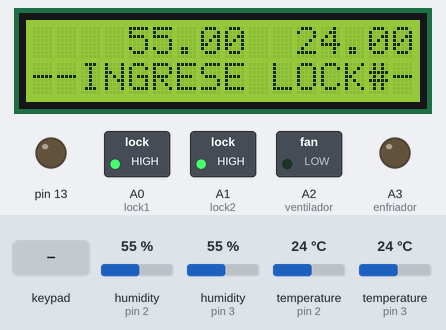
The sketch below on a simulated Arduino Uno, built with avr-gcc and run on an emulated ATmega328P. Parts: 16×2 character LCD, switched loads named in the sketch (green lamp = pin HIGH), output pins drawn as LEDs (lit = HIGH). Inputs (shaded band) come from the test bench; at power-on: humidity (sensors on pin 2, pin 3) 55 %, temperature (sensors on pin 2, pin 3) 24 °C. What the sketch prints to the serial monitor is not drawn.

Above: at 4.3 s.
4.4 s: keypad keys 4 5 4 5 # pressed 0.4 s apart
At 6.8 s:
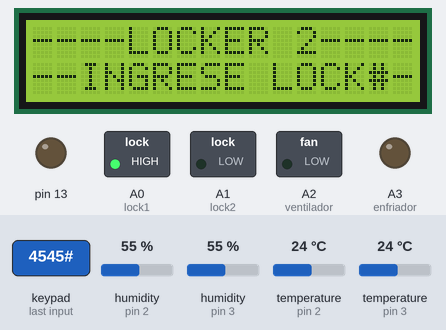
8.5 s: key 'A' pressed
At 8.8 s:
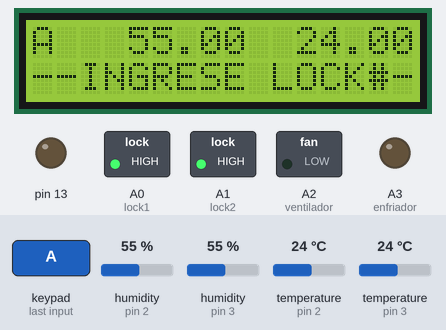
10.0 s: key 'C' pressed
At 11.2 s:
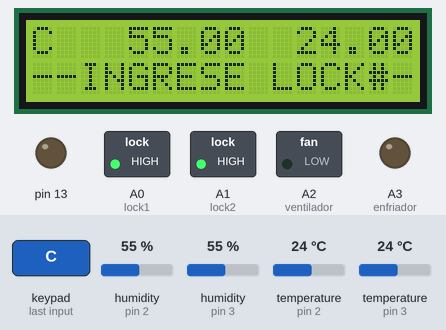
11.5 s: keypad keys 1 2 3 4 # pressed 0.4 s apart
At 14.4 s:
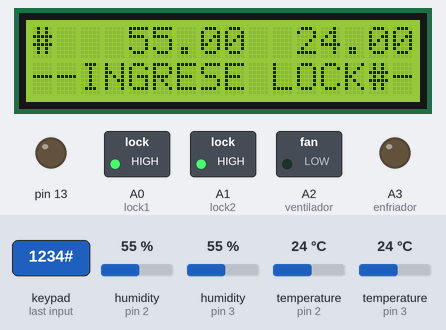
15.0 s: key '*' pressed
At 15.8 s:
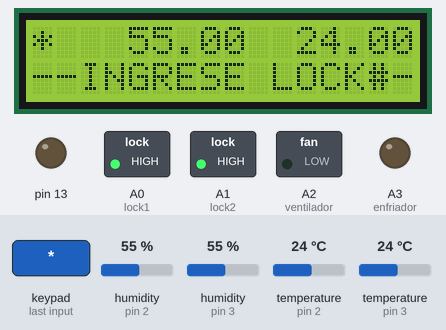
16.5 s: keypad keys 1 2 3 4 D pressed 0.4 s apart
At 16.73 s:
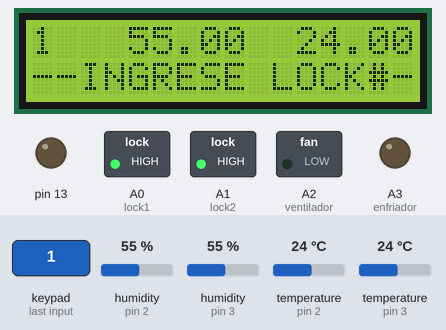
Timing chart, 0 to 19.5 s (numbered marks = the images above; inputs shaded):
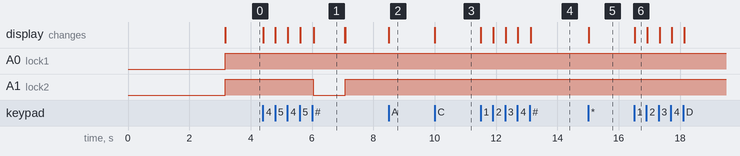

The sketch:

PROYECRTOSO.ino
```cpp
#include <Keypad.h>
#include <Wire.h>
#include <LiquidCrystal_I2C.h>
#include "DHT.h"
#define DHT1_PIN 2
#define DHT2_PIN 3
#define DHTTYPE DHT11
DHT dht1(DHT1_PIN, DHTTYPE);
DHT dht2(DHT2_PIN, DHTTYPE);

const int ROW_NUM = 4; //four rows
const int COLUMN_NUM = 4; //three columns
int lock1=A0;
int lock2=A1;
int ventilador=A2;
int enfriador=A3;
char keys[ROW_NUM][COLUMN_NUM] = {
  {'1', '2', '3', 'A'},
  {'4', '5', '6', 'B'},
  {'7', '8', '9', 'C'},
  {'*', '0', '#', 'D'}
};

byte pin_rows[ROW_NUM] = {11, 10, 9, 8}; //connect to the row pinouts of the keypad
byte pin_column[COLUMN_NUM] = {7, 6, 5, 4}; //connect to the column pinouts of the keypad

Keypad keypad = Keypad( makeKeymap(keys), pin_rows, pin_column, ROW_NUM, COLUMN_NUM );

const String password_1 = "1234"; // change your password here
const String password_2 = "5642"; // change your password here
const String password_3 = "4545"; // change your password here
const String password_4 = "33112323"; // change your password here
String input_password;

LiquidCrystal_I2C lcd(0x27, 16, 2);

void setup(){
pinMode(13, OUTPUT);

  dht1.begin();//for first DHT module
  dht2.begin();//for 2nd DHT module  and do the same for 3rd and 4th etc.


  lcd.begin();
  lcd.backlight();
  Serial.begin(9600);
  while (!Serial);
  Serial.println("ESCANEA EL CODIGO DE BARRA");

  input_password.reserve(32); // maximum input characters is 33, change if needed
    pinMode(lock1, OUTPUT);
    pinMode(lock2, OUTPUT);
    pinMode(ventilador, OUTPUT);
    pinMode(enfriador, OUTPUT);
    digitalWrite(ventilador, LOW);
    digitalWrite(enfriador,LOW);
    lcd.setCursor(0,0);
    lcd.println("INICIANDO.......");
    delay(3000);
    lcd.clear();
    lcd.setCursor(0,1);
   lcd.println("--INGRESE LOCK#-");

}

void loop(){

  Serial.print("Temperature 1: ");
  Serial.print(getTemp("c", 1));// get DHT1 temperature in C
  lcd.setCursor(11,0);
  lcd.print(getTemp("c", 1));
   lcd.setCursor(4,0);
  lcd.println(getTemp("h", 1));
  Serial.print(" *C ");
  Serial.print("Temperature 2: ");
  Serial.print(getTemp("c", 2));// get DHT2 temperature in C
  Serial.print(" *C ");

if (Serial.available())

{

int state = Serial.parseInt();

if (state == 4545)

{
digitalWrite(13, HIGH);
digitalWrite(lock1, LOW);
delay(500);
digitalWrite(lock1, HIGH);
Serial.println("LOCKER 1 ABIERTO");


}

if (state == 1234)

{

digitalWrite(lock2, LOW);
delay(500);
digitalWrite(lock2, HIGH);
Serial.println("LOCKER 2 ABIERTO");

}

}
  char key = keypad.getKey();

   digitalWrite(lock1,HIGH);
   digitalWrite(lock2,HIGH);


  if (key){
   lcd.setCursor(0,0);
   lcd.print(key);
   Serial.println(key);


    if(key == '*')

    {
      input_password = ""; // reset the input password
    }

    else if(key == '#')

    {
      if(input_password == password_1 || input_password == password_2  ) {
        Serial.println("LOCKER 1 ABIERTO");
        digitalWrite(lock1,LOW);
          lcd.setCursor(0,0);
                 lcd.println("----LOCKER 1----");
                 delay(1000);
                 lcd.clear();
                 lcd.setCursor(0,1);
                lcd.println("--INGRESE LOCK#-");
        // DO YOUR WORK HERE
      }

      else if (input_password == password_3 || input_password == password_4)
    {
        lcd.setCursor(0,0);
        Serial.println("LOCKER 2 ABIERTO");
        digitalWrite(lock2,LOW);
        lcd.println("----LOCKER 2----");
        delay(1000);
        lcd.clear();
        lcd.setCursor(0,1);
                lcd.println("--INGRESE LOCK#-");
      }
      else{
        Serial.println("INCORRECTO");
        }

      input_password = ""; // reset the input password
    }
    else
    {
      input_password += key; // append new character to input password string
    }
  }

}

float getTemp(String req, int dhtCount)
{

if(dhtCount ==1){
  // Reading temperature or humidity takes about 250 milliseconds!
  // Sensor readings may also be up to 2 seconds 'old' (its a very slow sensor)
  float h1 = dht1.readHumidity();
  // Read temperature as Celsius (the default)
  float t1 = dht1.readTemperature();
  // Read temperature as Fahrenheit (isFahrenheit = true)
  float f1 = dht1.readTemperature(true);

  // Compute heat index in Fahrenheit (the default)
  float hif1 = dht1.computeHeatIndex(f1, h1);
  // Compute heat index in Celsius (isFahreheit = false)
  float hic1 = dht1.computeHeatIndex(t1, h1, false);

  // Check if any reads failed and exit early (to try again).
  if (isnan(h1) || isnan(t1) || isnan(f1)) {
    Serial.println("Failed to read from DHT sensor!");
    return;
  }


  // Compute heat index in Kelvin
  float k1 = t1 + 273.15;
  if(req =="c"){
    return t1;//return Cilsus
  }else if(req =="f"){
    return f1;// return Fahrenheit
  }else if(req =="h"){
    return h1;// return humidity
  }else if(req =="hif"){
    return hif1;// return heat index in Fahrenheit
  }else if(req =="hic"){
    return hic1;// return heat index in Cilsus
  }else if(req =="k"){
    return k1;// return temprature in Kelvin
  }else{
    return 0.000;// if no reqest found, retun 0.000
  }
}// DHT1 end


if(dhtCount ==2){
    float h1 = dht1.readHumidity();
  // Read temperature as Celsius (the default)
  float t1 = dht1.readTemperature();
  if(t1<=20){
      digitalWrite(enfriador,HIGH);
    }

  // Read temperature as Fahrenheit (isFahrenheit = true)
  float f1 = dht1.readTemperature(true);

  // Reading temperature or humidity takes about 250 milliseconds!
  // Sensor readings may also be up to 2 seconds 'old' (its a very slow sensor)
  float h2 = dht2.readHumidity();
  // Read temperature as Celsius (the default)
  float t2 = dht2.readTemperature();
  // Read temperature as Fahrenheit (isFahrenheit = true)
  float f2 = dht2.readTemperature(true);

  // Compute heat index in Fahrenheit (the default)
  float hif2 = dht2.computeHeatIndex(f1, h1);
  // Compute heat index in Celsius (isFahreheit = false)
  float hic2 = dht2.computeHeatIndex(t2, h2, false);

  // Check if any reads failed and exit early (to try again).
  if (isnan(h2) || isnan(t2) || isnan(f2)) {
    Serial.println("Failed to read from DHT sensor!");
    return;
  }


  // Compute heat index in Kelvin
  float k2 = t2 + 273.15;
  if(req =="c"){
    return t2;//return Cilsus
  }else if(req =="f"){
    return f2;// return Fahrenheit
  }else if(req =="h"){
    return h2;// return humidity
  }else if(req =="hif"){
    return hif2;// return heat index in Fahrenheit
  }else if(req =="hic"){
    return hic2;// return heat index in Cilsus
  }else if(req =="k"){
    return k2;// return temprature in Kelvin
  }else{
    return 0.000;// if no reqest found, retun 0.000
  }
}// DHT2 end

}//getTemp end
```

Measured:
- after the input at 4.4 s, A1 (lock2): HIGH → LOW after 1.6 s, → HIGH 1.1 s later; the display: first changes at once (image 1 shows a later state)
- after the input at 8.5 s, the display: changes at once (image 2)
- after the input at 10.0 s, the display: changes at once (image 3)
- after the input at 11.5 s, the display: first changes at once (image 4 shows a later state)
- after the input at 15.0 s, the display: changes at once (image 5)
- after the input at 16.5 s, the display: changes at once (image 6)
- what the display in image 1 shows lasts 1.0 s, from 6.1 s to 7.1 s
